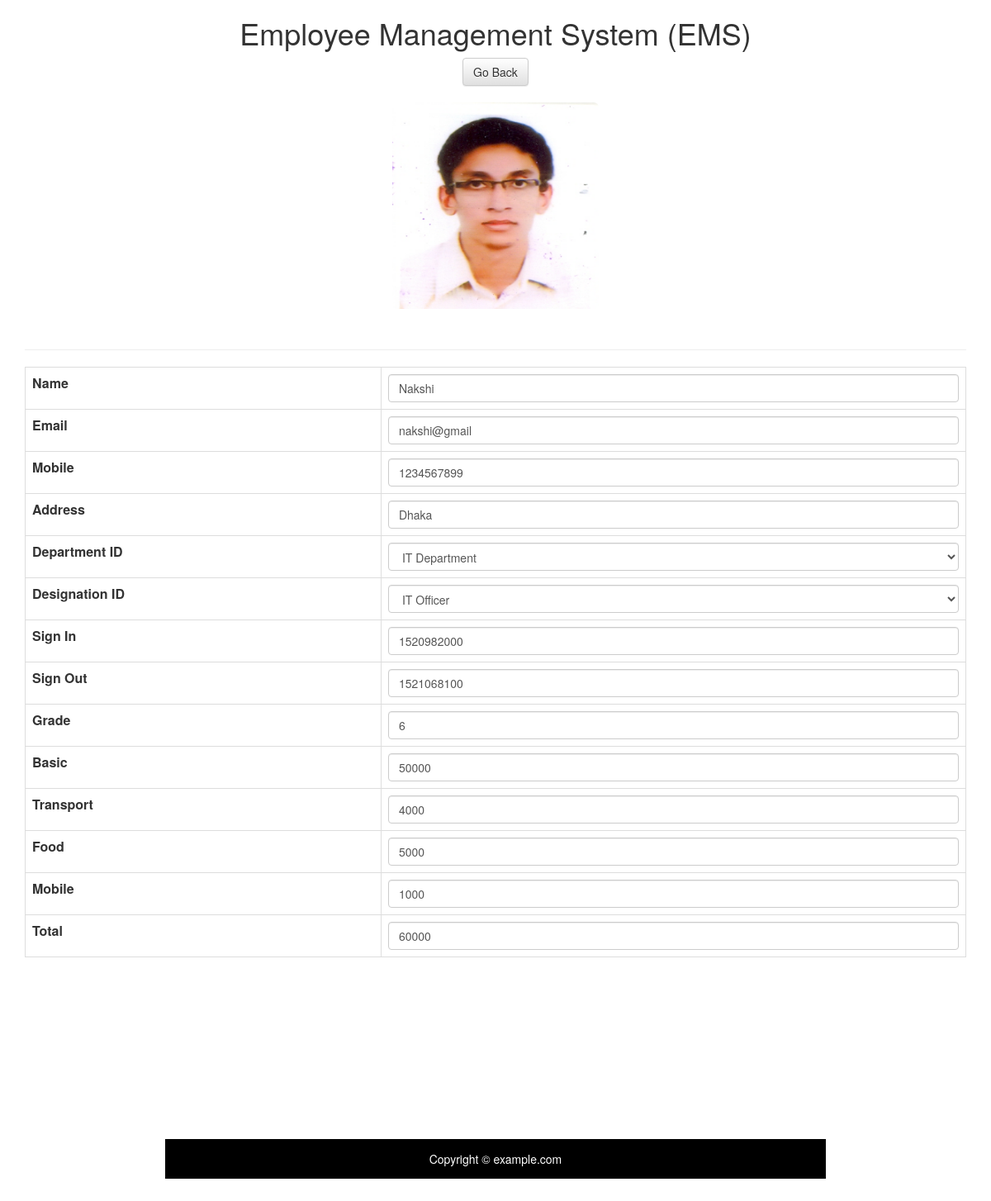
Page /report_view.php (signed in) on the committed database.
### tables this page shows
CREATE TABLE `employee` (
  `id` int(50) NOT NULL,
  `name` varchar(60) NOT NULL,
  `email` varchar(60) NOT NULL,
  `phone_num` int(12) NOT NULL,
  `address` varchar(50) NOT NULL,
  `dept_id` int(50) NOT NULL,
  `desig_id` int(50) NOT NULL,
  `image` varchar(50) NOT NULL
);

CREATE TABLE `attendance` (
  `id` int(50) NOT NULL,
  `sign_in` varchar(30) NOT NULL,
  `sign_out` varchar(30) NOT NULL,
  `employee_id` int(50) NOT NULL
);

CREATE TABLE `salary` (
  `sal_id` int(11) NOT NULL,
  `grade` int(11) NOT NULL,
  `basic` int(11) NOT NULL,
  `transport` int(11) NOT NULL,
  `food` int(11) NOT NULL,
  `mobile` int(11) NOT NULL,
  `empl_id` int(11) NOT NULL,
  `total` int(11) NOT NULL
);

### report_view.php (the view, shortened to what this page needs)
<?php
include_once("header.php");
include_once("config.php");
?>
<?php
$result = mysqli_query($mysqli, "SELECT *, e.id emp_id FROM employee e, department d ,designation des,salary sal,attendance att WHERE e.dept_id = d.id AND e.desig_id = des.id AND e.id=sal.empl_id AND e.id=att.employee_id ORDER BY 'emp_id' DESC");
while($res = mysqli_fetch_array($result))
{
	 $name = $res['name'];
	 $email = $res['email'];
	 $phone_num = $res['phone_num'];
	 $address = $res['address'];
	 $dept_id = $res['dept_id'];
	 $desig_id = $res['desig_id'];
	 $sign_in = $res['sign_in'];
	 $sign_out = $res['sign_out'];
	 $grade = $res['grade'];
	 $basic = $res['basic'];
	 $transport = $res['transport'];
	 $food = $res['food'];
	 $mobile = $res['mobile'];
	 $total = $res['total'];
	 $imgFile = $res['image'];
}
?>
<!DOCTYPE html PUBLIC "-//W3C//DTD XHTML 1.0 Transitional//EN" "http://www.w3.org/TR/xhtml1/DTD/xhtml1-transitional.dtd">
<html xmlns="http://www.w3.org/1999/xhtml">
<head>
<link rel="stylesheet" href="bootstrap/css/bootstrap.min.css">
<link rel="stylesheet" href="bootstrap/css/bootstrap-theme.min.css">
</head>
<body>
<div class="container">
	<div class="form">
	<div class="name">
	<table class="table table-bordered table-responsive">
	<a class="btn btn-default" href="report.php" >Go Back</a>
    <tr>
    	<td><label class="control-label">Name </label></td>
     <td><input class="form-control" type="text" name="name" placeholder="Enter Name" value="<?php echo $name;?>" /></td>
    </tr>
    <tr>
    	<td><label class="control-label">Email </label></td>
        <td><input class="form-control" type="text" name="email" placeholder="example@email.com" value="<?php echo $email;?>" /></td>
    </tr>
	<tr>
    	<td><label class="control-label">Mobile </label></td>
        <td><input class="form-control" type="text" name="phone_num" placeholder="01XXXXXXXXX" value="<?php echo $phone_num;?>" /></td>
    </tr>
	<tr>
    	<td><label class="control-label">Address </label></td>
        <td><input class="form-control" type="text" name="address" placeholder="Enter Address" value="<?php echo $address;?>" /></td>
    </tr>
<tr>
    	<td><label class="control-label">Department ID </label></td>
       <td>
	   <select name="dept_id" class="form-control selectpicker" value="">
	<?php
  	$query = mysqli_query($mysqli,"select dept_name,id from department");
  	while($res = mysqli_fetch_array($query)){
		$sel_dept= '';
   if($dept_id == $res['id']){
       $sel_dept = ' selected="selected"';
   }
		echo "<option ".$sel_dept." value=". $res['id'].">".$res['dept_name'].'</option>';
}
 echo '</select>';
		 ?>
	  </td>
    </tr>
	<tr>
    	<td><label class="control-label">Designation ID </label></td>
       <td><select name="desig_id" class="form-control selectpicker" value="">
	<?php
  	$query = mysqli_query($mysqli,"select designation_name,id from designation");
  	while($res = mysqli_fetch_array($query)){
	$sel_desig= '';
   if($desig_id == $res['id']){
       $sel_desig = ' selected="selected"';
   }
		echo "<option ".$sel_desig." value=". $res['id'].">".$res['designation_name'].'</option>';
	}
 echo '</select>';
	?>
	  </td>
    </tr>
	<tr>
    	<td><label class="control-label">Sign In </label></td>
        <td><input class="form-control" type="text" name="sign_in" placeholder="" value="<?php echo $sign_in;?>" /></td>
    </tr>
	<tr>
    	<td><label class="control-label">Sign Out</label></td>
        <td><input class="form-control" type="text" name="sign_out" placeholder="" value="<?php echo $sign_out;?>" /></td>
    </tr>
	<tr>
    	<td><label class="control-label">Grade</label></td>
        <td><input class="form-control" type="text" name="grade" placeholder="" value="<?php echo $grade;?>" /></td>
    </tr>
	<tr>
    	<td><label class="control-label">Basic</label></td>
        <td><input class="form-control" type="text" name="basic" placeholder="" value="<?php echo $basic;?>" /></td>
    </tr>
	<tr>
    	<td><label class="control-label">Transport</label></td>
        <td><input class="form-control" type="text" name="transport" placeholder="" value="<?php echo $transport;?>" /></td>
    </tr>
	<tr>
    	<td><label class="control-label">Food</label></td>
        <td><input class="form-control" type="text" name="food" placeholder="" value="<?php echo $food;?>" /></td>
    </tr>
	<tr>
    	<td><label class="control-label">Mobile</label></td>
        <td><input class="form-control" type="text" name="mobile" placeholder="" value="<?php echo $mobile;?>" /></td>
    </tr>
	<tr>
    	<td><label class="control-label">Total</label></td>
        <td><input class="form-control" type="text" name="total" placeholder="" value="<?php echo $total;?>" /></td>
    </tr>
	</div>
	<div>
	<div class="image">
    <tr>
	   <img src="user_images/<?php echo $imgFile; ?>" class="img-rounded" width="250px" height="250px" float="left" />
				<p class="page-header">
    </tr>
</div>
</div>
</div>
</body>
</html>
<?php
include_once("footer.php");
?>

### header.php (shortened to what this page needs)
<html>
<head>
</head>
<body>
<center>
	 <div class="header">
  <h1> Employee Management System (EMS) </h1>
</div>
<center>

### footer.php (shortened to what this page needs)
<footer>Copyright &copy; example.com</footer>
</body>
</html>

### header.php (style rules this page uses)
.header { //width: 1500px; //height: 200px; //text-align: center; //background-color: pink; //margin-top: -50px; //color: solid green; //padding: 25px; //margin: 25px; }
footer { padding: 1em; color: white; background-color: black; // clear: left; text-align: center; margin: 200px; }

### report_view.php (style rules this page uses)
.image { float: left; }

### rows in the picture
employee: name "Nakshi", email "nakshi@gmail", phone_num "1234567899", address "Dhaka", image (picture)
attendance: sign_in "1520982000", sign_out "1521068100"
salary: grade "6", basic "50000", transport "4000", food "5000", mobile "1000", total "60000"

### other values in the picture
form field dept_id "IT Department"
form field desig_id "IT Officer"
